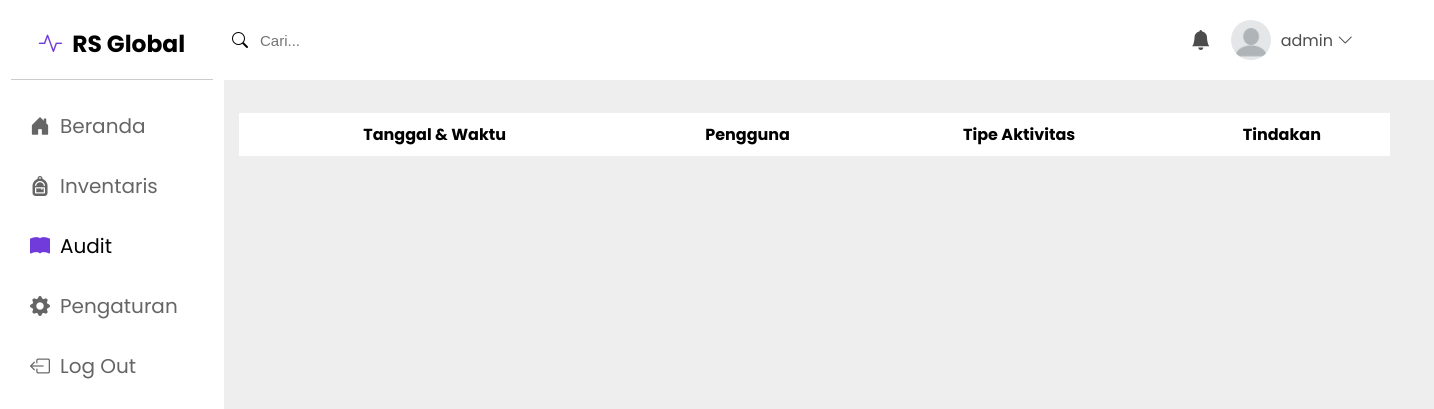
The page /audit.php (signed in) on the database as committed earlier.
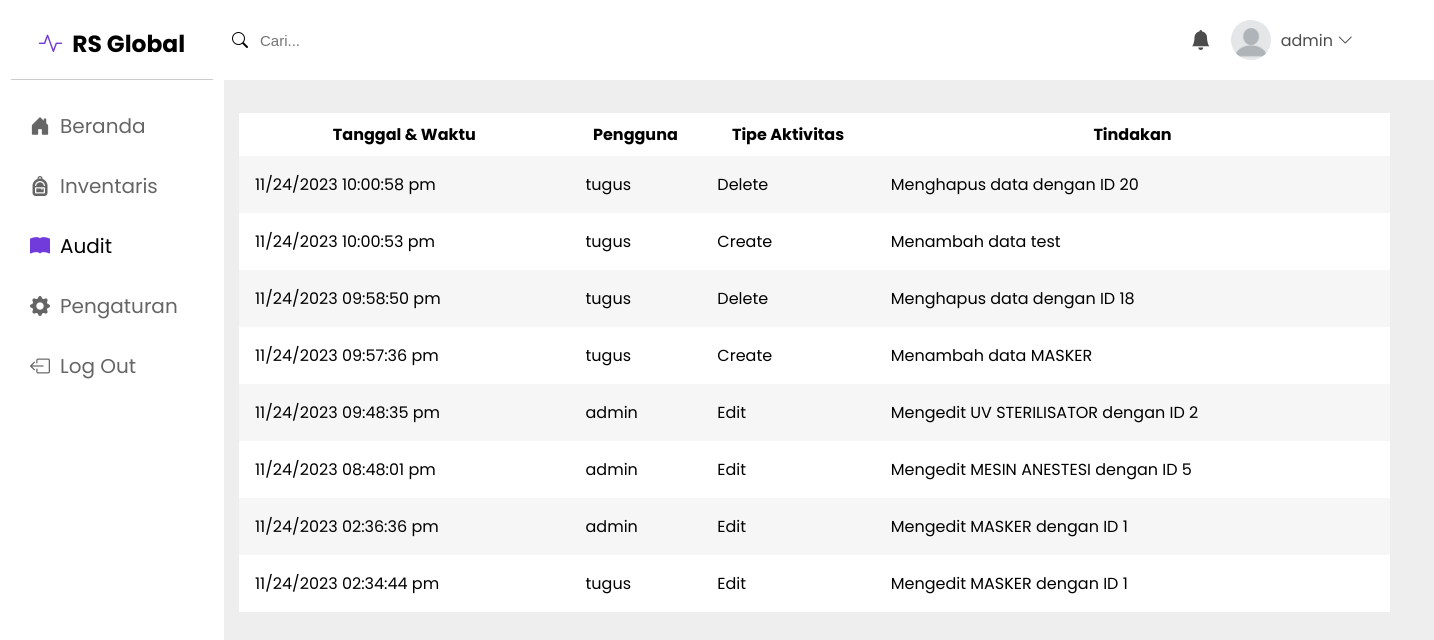
The same page on the database as committed later.
### tables this page shows
CREATE TABLE `audit` (
  `id` int(11) NOT NULL,
  `date` varchar(255) NOT NULL,
  `user` varchar(255) NOT NULL,
  `type` varchar(10) NOT NULL,
  `action` varchar(255) NOT NULL
);

### audit.php (the view, shortened to what this page needs)
<?php
include_once("config/koneksi.php");
?>
<!DOCTYPE html>
<html lang="en">
<head>
    <link rel="stylesheet" href="src/style.css">
    <link rel="stylesheet" href="https://cdn.jsdelivr.net/npm/bootstrap-icons@1.11.1/font/bootstrap-icons.css">
</head>
<body>
    <div class="navbar">
        <div class="container">
            <form action="">
                <i class="bi bi-search"></i><input type="text" name="" id="" placeholder="Cari...">
            </form>
            <div class="social">
                <a href="#"><i class="bi bi-bell-fill" id="bell"></i></a>
                <img src="img/profile.jpg" alt="">
                <a href="#"> <?php echo $_SESSION['name'] ;?> <i class="bi bi-chevron-down"></i></a>
            </div>
        </div>
    </div>
    <div class="sidebar">
        <div class="container">
            <span class="logo">
                <h3><i class="bi bi-activity"></i>RS Global</h3>
            </span>
            <div class="nav">
                <a href="index.php"><i class="bi bi-house-door-fill"></i> Beranda</a>
                <a href="inventaris.php"><i class="bi bi-backpack-fill"></i> Inventaris</a>
                <a href="#" style="opacity: 1;"><i class="bi bi-book-fill" style="color: #713bdb;"></i> Audit</a>
                <a href="pengaturan.php"><i class="bi bi-gear-fill"></i> Pengaturan</a>
                <a href="login/logout.php"><i class="bi bi-box-arrow-left"></i> Log Out</a>
            </div>
        </div>
    </div>\
    <div class="inventory">
    <div class="container">
        <table>
             <tr>
                <th>Tanggal & Waktu</th>
                <th>Pengguna</th>
                <th>Tipe Aktivitas</th>
                <th>Tindakan</th>
            </tr>
            <?php
                $query = mysqli_query($koneksi, "SELECT * FROM audit ORDER BY date DESC");
                while ($data = mysqli_fetch_array($query)){
                    echo "<tr>";
                    echo "<td>".$data['date']."</td>";
                    echo "<td>".$data['user']."</td>";
                    echo "<td>".$data['type']."</td>";
                    echo "<td>".$data['action']."</td>";
                    echo "</tr>";
                }
                ?>
        </table>
    </div>
    </div>
</body>
</html>

### src/style.css (style rules this page uses)
* { box-sizing: border-box; }
body { font-family: "Poppins", sans-serif; width: 100%; height: 100vh; margin: 0; padding: 0; background-color: #eee; overflow: scroll; overflow-x: hidden; }
.container { margin: 7px; padding: 8px; }
.navbar { width: 100%; height: 80px; background-color: #fff; position: fixed; top: 0; display: flex; align-items: center; max-width: 100%; }
.navbar .container { width: 80%; margin-left: 14rem; display: flex; align-items: center; position: fixed; justify-content: space-between; }
.navbar .container img { height: 40px; width: 40px; border-radius: 50%; }
.navbar .container input[type="text"] { height: 60px; width: 500px; font-size: 15px; border: none; outline: none; }
#bell { font-size: 20px; }
.navbar a { color: black; opacity: 0.7; text-decoration: none; }
.navbar .container .social { display: flex; align-items: center; justify-content: center; gap: 10px; }
.sidebar { display: flex; justify-content: center; width: 14rem; background-color: white; height: 100%; position: fixed; font-size: 20px; margin: 0; padding: 0; top: 0; }
.sidebar .container { padding-top: 0; margin-top: 0; }
span.logo { display: flex; justify-content: center; border-bottom: 1px solid rgb(204, 204, 204); width: 90%; margin: 1% 5%; height: 78px; }
span.logo i { color: #713bdb; }
.sidebar .nav { display: flex; flex-direction: column; width: 100%; margin-top: 1rem; }
.sidebar .nav a { width: 14rem; height: 60px; text-decoration: none; color: black; opacity: 0.6; align-items: center; padding: 30px; display: flex; }
.sidebar i, form i, .navbar i { margin-right: 10px; }
.inventory { width: 100%; margin-left: 14rem; margin-top: 80px; }
.inventory .container { display: flex; align-items: center; }
.container table { background-color: white; width: 82%; border-collapse: collapse; }
.container table tr { height: 2.7rem; }
.container table tr td { padding: 1em; }
.container table tr:nth-child(even) { background-color: #f7f6f6; }
body { -ms-overflow-style: none; scrollbar-width: none; }

Rows that differ between the two databases and show on the page:
added audit: date "11/24/2023 10:00:58 pm", user "tugus", type "Delete", action "Menghapus data dengan ID 20"
added audit: date "11/24/2023 10:00:53 pm", user "tugus", type "Create", action "Menambah data test"
added audit: date "11/24/2023 09:58:50 pm", user "tugus", type "Delete", action "Menghapus data dengan ID 18"
added audit: date "11/24/2023 09:57:36 pm", user "tugus", type "Create", action "Menambah data MASKER"
added audit: date "11/24/2023 09:48:35 pm", user "admin", type "Edit", action "Mengedit UV STERILISATOR dengan ID 2"
added audit: date "11/24/2023 08:48:01 pm", user "admin", type "Edit", action "Mengedit MESIN ANESTESI dengan ID 5"
added audit: date "11/24/2023 02:36:36 pm", user "admin", type "Edit", action "Mengedit MASKER dengan ID 1"
added audit: date "11/24/2023 02:34:44 pm", user "tugus", type "Edit", action "Mengedit MASKER dengan ID 1"
